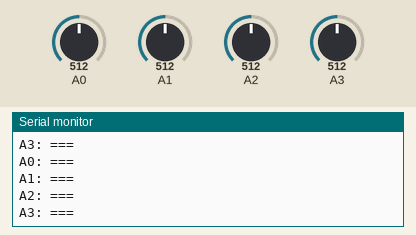
Recording of a sketch running on a simulated Arduino Mega 2560, built with avr-gcc and run on an emulated ATmega2560. On the bench: the last lines printed to the serial monitor. The inputs (shaded band) are chosen by the test bench; at power-on: A0 = 512, A1 = 512, A2 = 512, A3 = 512.

Above: at 1.2 s.
1.3 s: A0 set to 490
At 2.22 s:
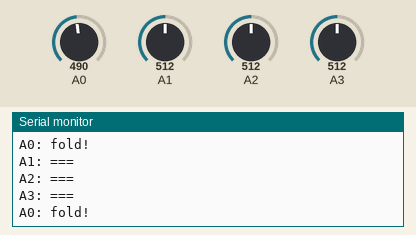
2.9 s: A1 set to 490
At 2.93 s:
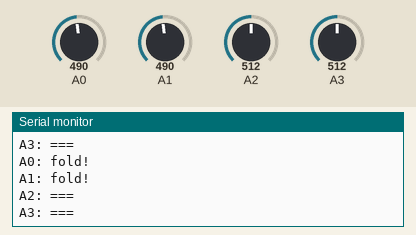
4.4 s: A2 set to 490
At 4.44 s:
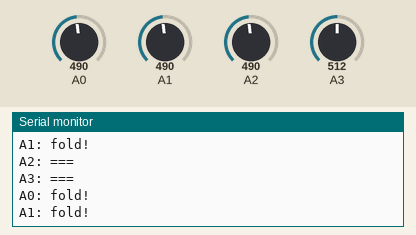
5.9 s: A3 set to 485
At 5.96 s:
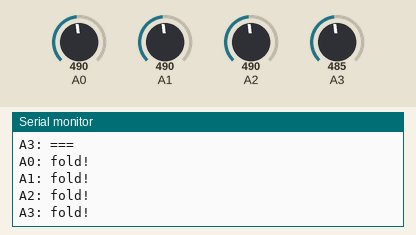
Timing chart, 0 to 8.4 s (numbered marks = the images above; inputs shaded):
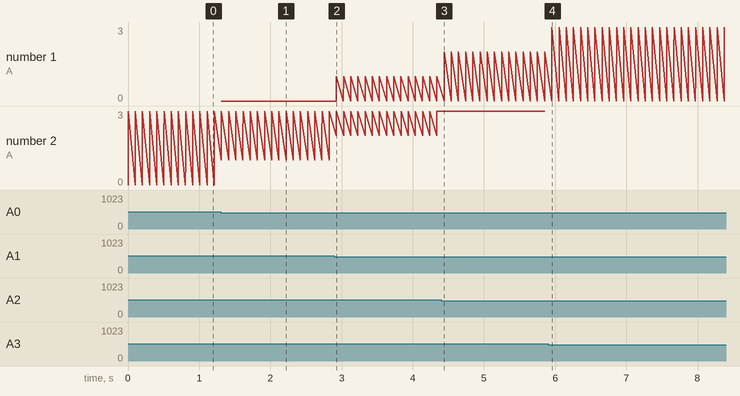

The sketch:

flexSensorTest.ino
```cpp
void setup(){
	Serial.begin(230400); // local port for debug
  Serial1.begin(230400); // port income from gyro sensors
  Serial2.begin(9600); // BT for phone

}

void loop(){

	Serial.print("A0: ");
	if(analogRead(A0) < 500){
		Serial.println("fold!");
	} else{
		Serial.println("===");
	}
	Serial.print("A1: ");
	if(analogRead(A1) < 500){
		Serial.println("fold!");
	} else{
		Serial.println("===");
	}
	Serial.print("A2: ");
	if(analogRead(A2) < 500){
		Serial.println("fold!");
	} else{
		Serial.println("===");
	}
	Serial.print("A3: ");
	if(analogRead(A3) < 500){
		Serial.println("fold!");
	} else{
		Serial.println("===");
	}


	delay(100);


}
```

Measured:
- after the input at 1.3 s, the serial monitor: prints a new line at once (image 1)
- after the input at 2.9 s, the serial monitor: prints a new line at once (image 2)
- after the input at 5.9 s, the serial monitor: prints a new line after 0.05 s (image 4)
